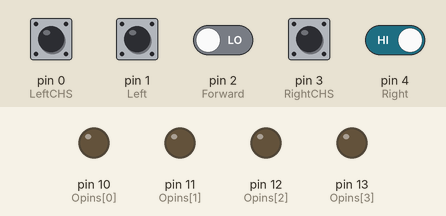
Bench run of a sketch on a simulated Arduino Uno, built with avr-gcc and run on an emulated ATmega328P. Shown: output pins drawn as LEDs (lit = HIGH). Inputs (shaded band) come from the test bench; at power-on: pin 0 (LeftCHS), pin 1 (Left), pin 3 (RightCHS), pin 4 (Right) HIGH, pin 2 (Forward) LOW.

Above: at 1.2 s.
1.3 s: pin 1 (Left) pulled LOW for 0.15 s
At 1.8 s:
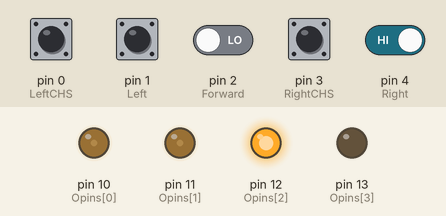
2.9 s: pin 1 (Left) driven LOW and pin 2 (Forward) driven HIGH and pin 4 (Right) driven LOW
At 4.1 s:
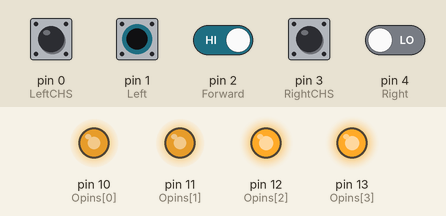
4.4 s: pin 2 (Forward) driven LOW
At 5.4 s:
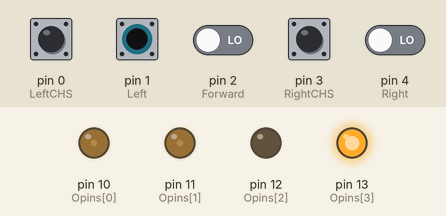
5.9 s: pin 1 (Left) driven HIGH
At 6.5 s:
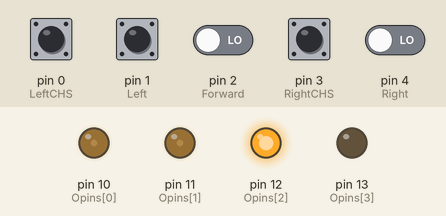
7.4 s: pin 4 (Right) driven HIGH
At 7.7 s:
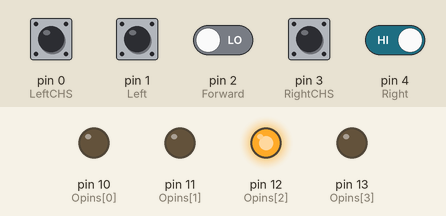
8.9 s: pin 4 (Right) driven LOW
At 10.0 s:
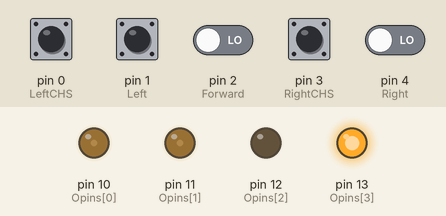
Timing chart, 0 to 11.4 s (numbered marks = the images above; inputs shaded):
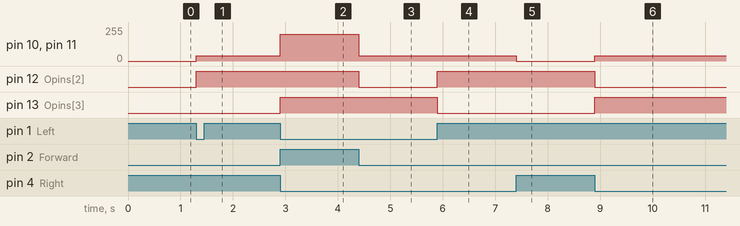

The sketch:

PROGRAM-IMBUNATATIT-STRATEGIE-3-NETESTAT.ino
```cpp
#define Left 1 // left frontal sensor
#define Forward 2 // forward frontal sensor
#define Right 4 // right frontal sensor

#define LeftCHS 0 // left chassis sensor
#define RightCHS 3 // right chassis sensor

#define LineR A4
#define LineL A5

#define FWspeed 200
//12 - sens motor stanga
//13 - sens motor dreapta

int Ipins[5]={0,1,2,3,4};
int Opins[4]={10,11,12,13};


void setup() {
  // put your setup code here, to run once:
  for(int i=0;i<5;i++){
    pinMode(Ipins[i], INPUT);
  }

  for(int i=0;i<4;i++){
    pinMode(Opins[i], OUTPUT);
  }

  pinMode(LineR, INPUT);
  pinMode(LineL, INPUT);
}


/* - idee miscare - traiectorie sinusoida
for(int i=60,j=40;i>40 || j<60;i--,j++){
  analogWrite(10,i);
  analogWrite(11,i);
  delay(50);
}
*/

void ForwardChk(){
  if(digitalRead(Forward) && !digitalRead(Right) && !digitalRead(Left)){
    digitalWrite(12, HIGH);
    digitalWrite(13, HIGH);
    analogWrite(10, FWspeed);
    analogWrite(11, FWspeed);
    }
}


void str3(){

  ForwardChk();


  // CAZ 1 - CALIBRARE STANGA

  if( (digitalRead(Left) && !digitalRead(Forward) && !digitalRead(Right)) || (digitalRead(Left) && digitalRead(Forward) && !digitalRead(Right)) ){


    while(!digitalRead(Forward)){
      analogWrite(10,40);
      analogWrite(11,40);
      digitalWrite(12,LOW);
      digitalWrite(13,HIGH);
      if(digitalRead(Forward) && !digitalRead(Right) && !digitalRead(Left)){
        break;
      }
    }

    while(!digitalRead(Forward) && digitalRead(Left)){
      analogWrite(10,40);
      analogWrite(11,40);
      digitalWrite(12,LOW);
      digitalWrite(13,HIGH);
      if(digitalRead(Forward) && !digitalRead(Right) && !digitalRead(Left)){ // fortare oprire rotatie calibrare
        break;
      }
    }

        ForwardChk();

  }


  // CAZ 2 - CALIBRARE - DREAPTA

  if( (digitalRead(Right) && !digitalRead(Forward) && !digitalRead(Left)) || (digitalRead(Right) && digitalRead(Forward) && !digitalRead(Left) ) ){

    while(!digitalRead(Forward)){
      analogWrite(10,40);
      analogWrite(11,40);
      digitalWrite(12,HIGH);
      digitalWrite(13,LOW);
      if(digitalRead(Forward) && !digitalRead(Right) && !digitalRead(Left)){
        break;
      }
    }

    while(!digitalRead(Forward) && digitalRead(Right)){
      analogWrite(10,40);
      analogWrite(11,40);
      digitalWrite(12,LOW);
      digitalWrite(13,HIGH);
      if(digitalRead(Forward) && !digitalRead(Right) && !digitalRead(Left)){
        break;
      }
    }

       ForwardChk();

  }


  //CAZ 3

  if(!digitalRead(Left) && !digitalRead(Right) && !digitalRead(Forward)){  // nu vedem nimic pe cei din fata - tot aici verificam daca avem detectie pe cei montati pe sasiu

    if(!digitalRead(LeftCHS) && !digitalRead(RightCHS)){ // nu exista detectie absolut deloc
      analogWrite(10,0);
      analogWrite(11,0);
    }

      if(digitalRead(LeftCHS)){

        while(!digitalRead(Left) || (!digitalRead(Left) && !digitalRead(Forward))){  // avem citire doar pe senzorul din stanga sasiu si nu avem citire pe senzorul stanga
          digitalWrite(12, LOW);
          digitalWrite(13, HIGH);
          analogWrite(10,40);
          analogWrite(11,40);
          }

        analogWrite(10,0);
        analogWrite(11,0);

      }


      if(digitalRead(RightCHS)){

        while(!digitalRead(Right) || (!digitalRead(Right) && !digitalRead(Forward))){  // avem citire doar pe senzorul din stanga sasiu si nu avem citire pe senzorul stanga
          digitalWrite(12, HIGH);
          digitalWrite(13, LOW);
          analogWrite(10,40);
          analogWrite(11,40);
        }

        analogWrite(10,0);
        analogWrite(11,0);

      }
  }

  str3(); // repetare functie - bucla
}


void loop() {

  /*
  digitalWrite(12,HIGH);
  digitalWrite(13,HIGH);
  analogWrite(10,40);
  analogWrite(11,40);
  delay(100);
  analogWrite(10,0);
  analogWrite(11,0);
  */

  str3();
}
```

Measured:
- after the input at 1.3 s, pin 10 (Opins[0]), pin 11 (Opins[1]): 0/255 → 40/255 at once; pin 12 (Opins[2]): LOW → HIGH at once
- after the input at 2.9 s, pin 10 (Opins[0]), pin 11 (Opins[1]): 40/255 → 200/255 at once; pin 13 (Opins[3]): LOW → HIGH at once
- after the input at 4.4 s, pin 10 (Opins[0]), pin 11 (Opins[1]): 200/255 → 40/255 at once; pin 12 (Opins[2]): HIGH → LOW at once
- after the input at 5.9 s, pin 12 (Opins[2]): LOW → HIGH at once; pin 13 (Opins[3]): HIGH → LOW at once
- after the input at 7.4 s, pin 10 (Opins[0]), pin 11 (Opins[1]): 40/255 → 0/255 at once
- after the input at 8.9 s, pin 10 (Opins[0]), pin 11 (Opins[1]): 0/255 → 40/255 at once; pin 12 (Opins[2]): HIGH → LOW at once; pin 13 (Opins[3]): LOW → HIGH at once
